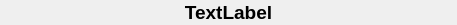
<?xml version="1.0" encoding="UTF-8"?>
<ui version="4.0">
 <class>HeaderWidget</class>
 <widget class="QWidget" name="HeaderWidget">
  <property name="geometry">
   <rect>
    <x>0</x>
    <y>0</y>
    <width>457</width>
    <height>25</height>
   </rect>
  </property>
  <property name="sizePolicy">
   <sizepolicy hsizetype="Preferred" vsizetype="Fixed">
    <horstretch>0</horstretch>
    <verstretch>0</verstretch>
   </sizepolicy>
  </property>
  <property name="minimumSize">
   <size>
    <width>0</width>
    <height>25</height>
   </size>
  </property>
  <property name="windowTitle">
   <string>Form</string>
  </property>
  <layout class="QGridLayout" name="gridLayout">
   <property name="leftMargin">
    <number>0</number>
   </property>
   <property name="topMargin">
    <number>0</number>
   </property>
   <property name="rightMargin">
    <number>0</number>
   </property>
   <property name="bottomMargin">
    <number>0</number>
   </property>
   <property name="spacing">
    <number>0</number>
   </property>
   <item row="0" column="0">
    <widget class="QLabel" name="title">
     <property name="font">
      <font>
       <pointsize>14</pointsize>
       <weight>75</weight>
       <bold>true</bold>
      </font>
     </property>
     <property name="text">
      <string>TextLabel</string>
     </property>
     <property name="textFormat">
      <enum>Qt::AutoText</enum>
     </property>
     <property name="alignment">
      <set>Qt::AlignCenter</set>
     </property>
    </widget>
   </item>
  </layout>
 </widget>
 <resources/>
 <connections/>
</ui>
